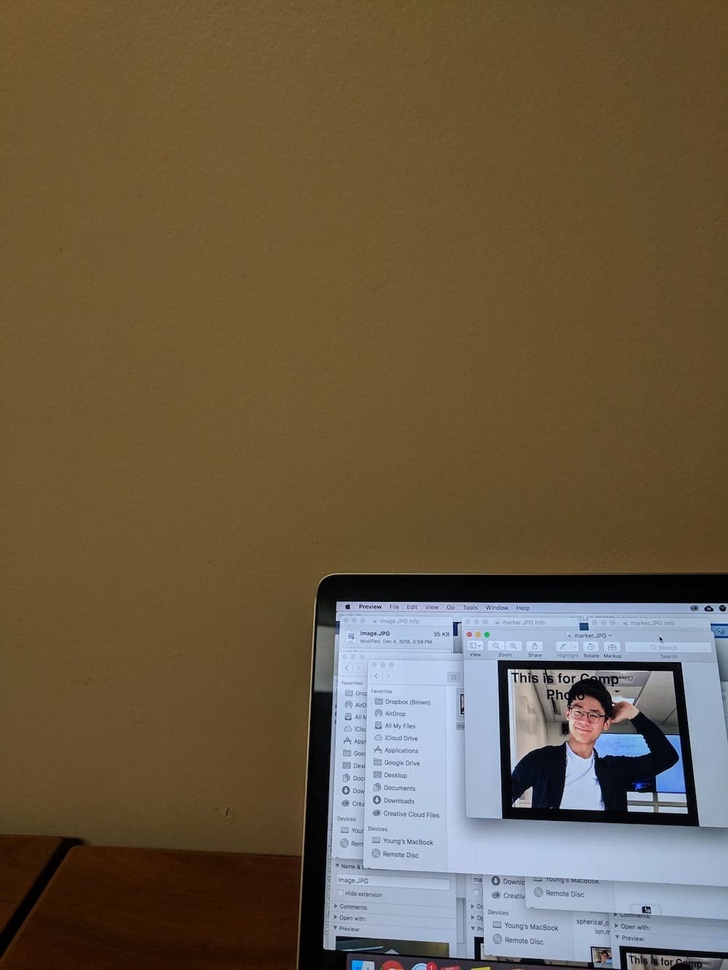
%> input picture testing/media/photo9.jpg, 728 x 970 px, shrunk from 1000 x 1333 before the run
$ octave ilan_testing.m   (GNU Octave 9; MATLAB toolbox functions it lacks are replaced by stand-ins)
%> lines starting %> are read from the running program, lines starting %| are printed output that depends on the picture
### get_marker_homography.m
function [ transform ] = get_marker_homography(input_img,marker)
%GET_MARKER_HOMOGRAPHY Finds homography between input_img and marker
%
%   Inputs:
%       - input_img :   input image with a marker somewhere in the frame
%       - marker :      marker to find in input_img
%
%   Output:
%       - transform :           the projective transform that takes marker to
%       input_img
% [marker, input_img] = get_cropped_images(marker,input_img);

marker = rgb2gray(marker);
input_img = rgb2gray(input_img);

ptsOriginal  = detectSURFFeatures(input_img);
ptsDistorted = detectSURFFeatures(marker);
[featuresOriginal,validPtsOriginal] = ...
    extractFeatures(input_img,ptsOriginal);
[featuresDistorted,validPtsDistorted] = ...
    extractFeatures(marker,ptsDistorted);

index_pairs = matchFeatures(featuresOriginal,featuresDistorted);
matchedPtsOriginal  = validPtsOriginal(index_pairs(:,1));
matchedPtsDistorted = validPtsDistorted(index_pairs(:,2));

[transform,~,~] = ...
    estimateGeometricTransform(matchedPtsDistorted,matchedPtsOriginal,...
    'projective');

outputView = imref2d(size(input_img));
Ir = imwarp(marker,transform,'OutputView',outputView);
figure; imshow(Ir);
title('DEBUG OUTPUT: image after transform applied');
end

### testing/ilan_testing.m
%frame = im2double(imread('media/test_frame_small.jpg'));
frame = im2double(imread('media/photo9.jpg'));
marker = im2double(imread('media/marker.JPG'));
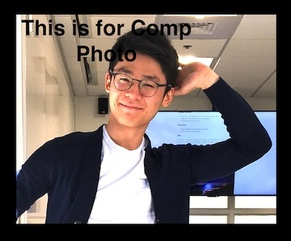
%> input picture testing/media/marker.JPG, 291 x 241 px, shrunk from 400 x 331 before the run
cover = im2double(imread('media/cover.JPG'));
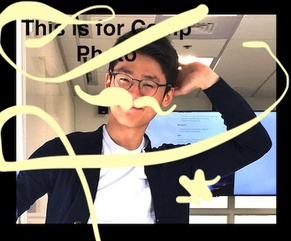
%> input picture testing/media/cover.JPG, 291 x 241 px, shrunk from 400 x 331 before the run

imshow(frame)

s_f = size(frame);
%> s_f = [970 728 3]
s_m = size(marker);
%> s_m = [241 291 3]
s_c = size(cover);
%> s_c = [241 291 3]
% T = load('T.mat');
% T = T.T;

transform = get_marker_homography(frame, marker);
%> in get_marker_homography, `marker = rgb2gray(marker);`:
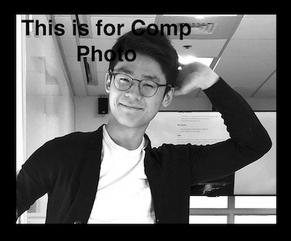
%> marker: size 241x291 double; min 0, max 1, mean 0.392
%> in get_marker_homography, `input_img = rgb2gray(input_img);`:
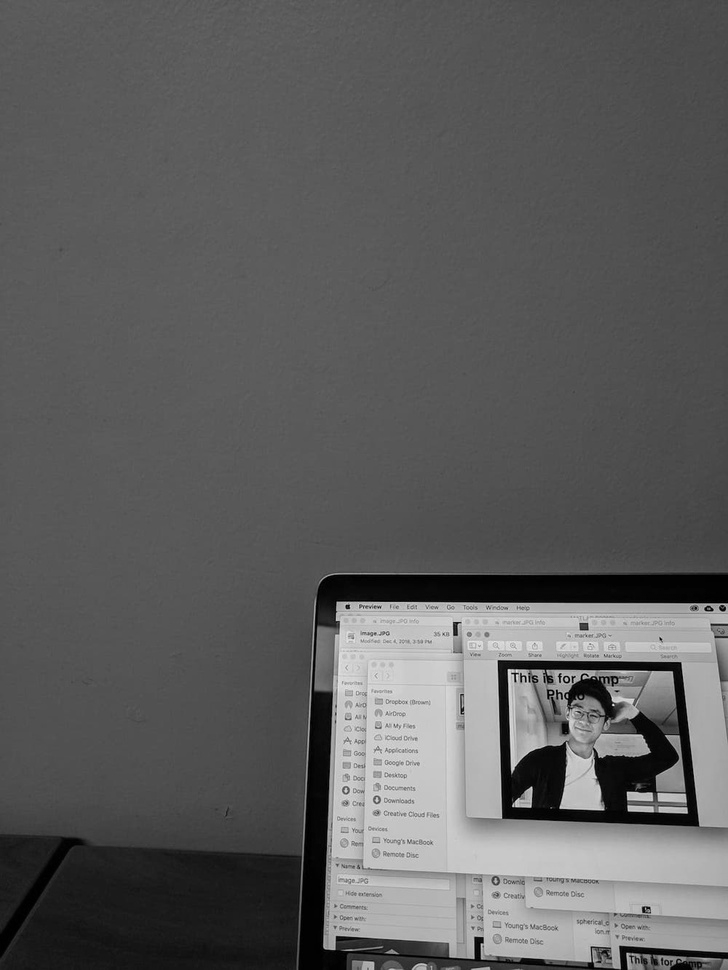
%> input_img: size 970x728 double; min 0, max 0.922, mean 0.367
%> the run ends on the next line
